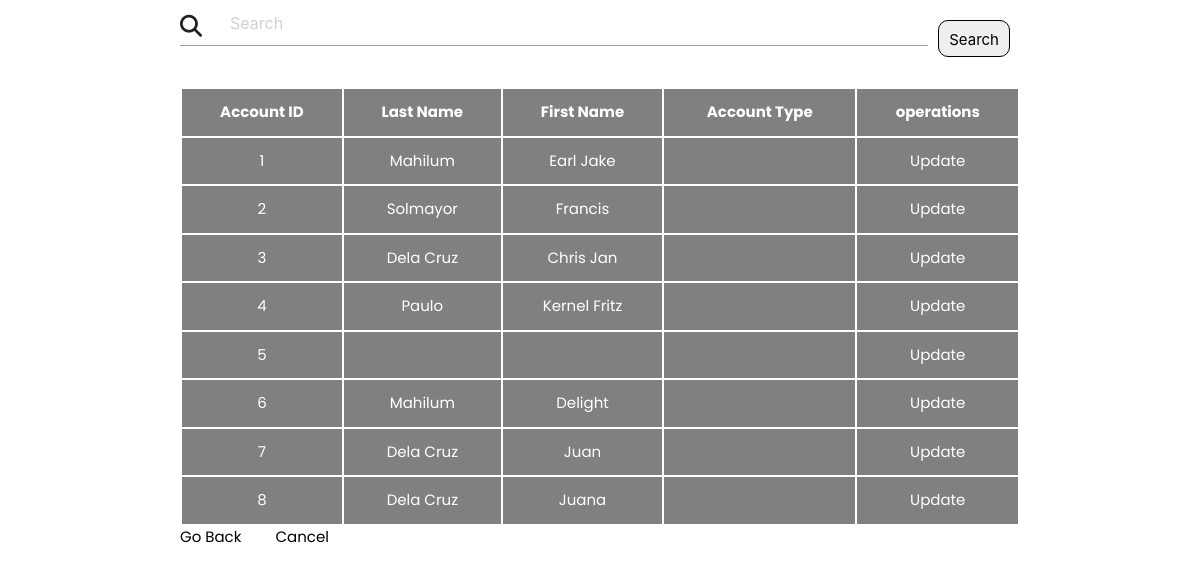
/accountsMonitoring.php, run on an earlier commit of the app's database.
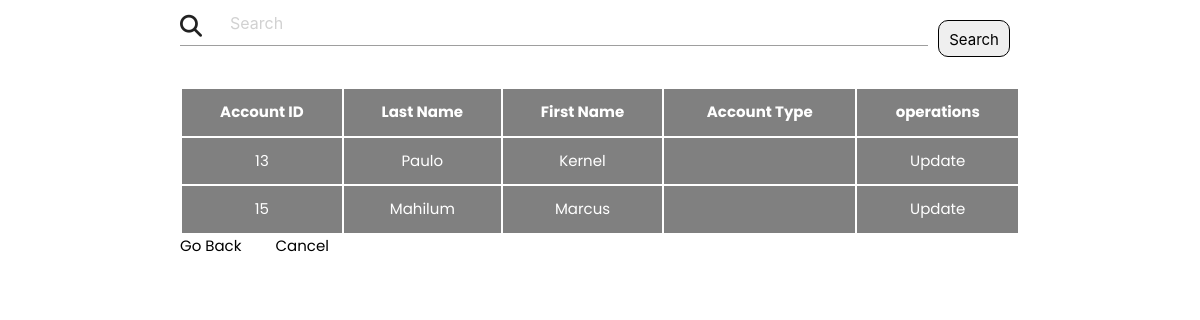
And on a later commit of the database.
### tables this page shows
CREATE TABLE `account` (
  `acct_id` int(11) NOT NULL,
  `last_name` varchar(100) NOT NULL,
  `mid_name` varchar(20) NOT NULL,
  `first_name` varchar(100) NOT NULL,
  `username` varchar(50) NOT NULL,
  `password` varchar(50) NOT NULL,
  `email` varchar(100) NOT NULL,
  `status` enum('0','1') NOT NULL,
  `type` enum('0','1') NOT NULL,
  `avatar` varchar(100) DEFAULT 'icon.png'
);

### accountsMonitoring.php (the view, shortened to what this page needs)
<?php
	include('connect.php');
 ?>
 <!DOCTYPE html>
 <html>
 <head>
	<link rel="stylesheet" href="https://cdnjs.cloudflare.com/ajax/libs/materialize/1.0.0/css/materialize.min.css">
	<link rel = "stylesheet" href="./css/accountsMonitoring.css">
 </head>
 <body>
 	<div class="container">
 		<div class="doctor-container">
            <div class= searchContainer>
            	<form method="GET">
            <i class="fa-solid fa-magnifying-glass"></i>
                <input type="text" placeholder="Search" name="search">
                 <button type="submt" name="submit">Search</button>
             </form>
            </div>
 			<table class="list">
					<thead>
						<tr>
                            <th>Account ID</th>
							<th>Last Name</th>
							<th> First Name</th>
							<th>Account Type</th>
                            <th>operations</th>
						</tr>
					</thead>
					<tbody>
							<?php
					  if(isset($_GET['submit']))
					  {
					    $id = $_GET['search'];
					    $sql = "SELECT * from `account` WHERE last_name = '$id' OR acct_id = '$id'";
					    $result = mysqli_query($con, $sql);
					    if($result){
					    	while($row = mysqli_fetch_array($result)){
					    		$id = $row['acct_id'];
					    		$surname = $row['last_name'];
					    		$fname = $row['first_name'];
					    		$type = $row['acc_type'];
					    		echo '<tr>
									    <th scope="row">'.$id.'</th>
									    <td>'.$surname.'</td>
									    <td>'.$fname.'</td>
									    <td>'.$type.'</td>
									    <td>UPDATE</td>';
					    	}
					    }
					  }
					else{
					$select_query="Select * from `account`";
						$result=mysqli_query($con,$select_query);
					if($result)
					{
					   while ($row=mysqli_fetch_assoc($result))
					   {
					    $id=$row['acct_id'];
					     $surname=$row['last_name'];
					     $firstname=$row['first_name'];
					     $type=$row['acc_type'];
						?>
									<tr class='clickable'>
										<td><a href='#.php?screen_acct_id=<?php echo $row['screen_acct_id']?>'><?php echo "$id"?></a></td>
										<td><a href='doctorVerification.php?screen_acct_id=<?php echo $row['screen_acct_id']?>'><?php echo "$surname"?></a></td>
										<td><a href='doctorVerification.php?screen_acct_id=<?php echo $row['screen_acct_id']?>'><?php echo "$firstname"?></a></td>
										<td><a href='doctorVerification.php?screen_acct_id=<?php echo $row['screen_acct_id']?>'><?php echo "$type"?></a></td>
										<td><a href='doctorVerification.php?screen_acct_id=<?php echo $row['screen_acct_id']?>' type="button">Update</a></td>
									</tr>
							<?php
							   }
							}
							else{
							    die(mysqli_error($con));
							   }
							 }
							?>
					</tbody>
				</table>
				<a href="admindb.php" style="color: black;">Go Back</a>
				<a href="accountsMonitoring.php" style="color: black; margin-left: 30px;">Cancel</a>
			</div>
 	</div>
 </body>
 </html>

### css/accountsMonitoring.css (style rules this page uses)
* { margin: 0; padding: 0; box-sizing: border-box; font-family: "Poppins", sans-serif; }
* { box-sizing: border-box; }
.list { margin-top:10px ; width: 100%; border: 2px solid black; border-collapse: collapse; }
.list th, .list td { padding: 12px 15px; text-align: center; border: 2px solid #fff; background-color: gray; }
.list th { background-color: gray; color:#ffffff; }
.searchContainer button { padding: 10px 10px 25px 10px; height: 30px; margin: 20px 10px; border-radius: 10px; border: 1px solid black; }
.searchContainer form { display: flex; }
.searchContainer .fa-magnifying-glass { position: absolute; z-index: 99; font-size: 22px; top: 15px; border-radius:6px; }
.searchContainer input { padding-left: 50px !important; }
a { color: white; }

What changed in the data, as far as the page shows it:
removed account: acct_id "1", last_name "Mahilum", first_name "Earl Jake"
removed account: acct_id "2", last_name "Solmayor", first_name "Francis"
removed account: acct_id "3", last_name "Dela Cruz", first_name "Chris Jan"
removed account: acct_id "4", last_name "Paulo", first_name "Kernel Fritz"
removed account: acct_id "5"
removed account: acct_id "6", last_name "Mahilum", first_name "Delight"
removed account: acct_id "7", last_name "Dela Cruz", first_name "Juan"
removed account: acct_id "8", last_name "Dela Cruz", first_name "Juana"
added account: acct_id "13", last_name "Paulo", first_name "Kernel"
added account: acct_id "15", last_name "Mahilum", first_name "Marcus"
